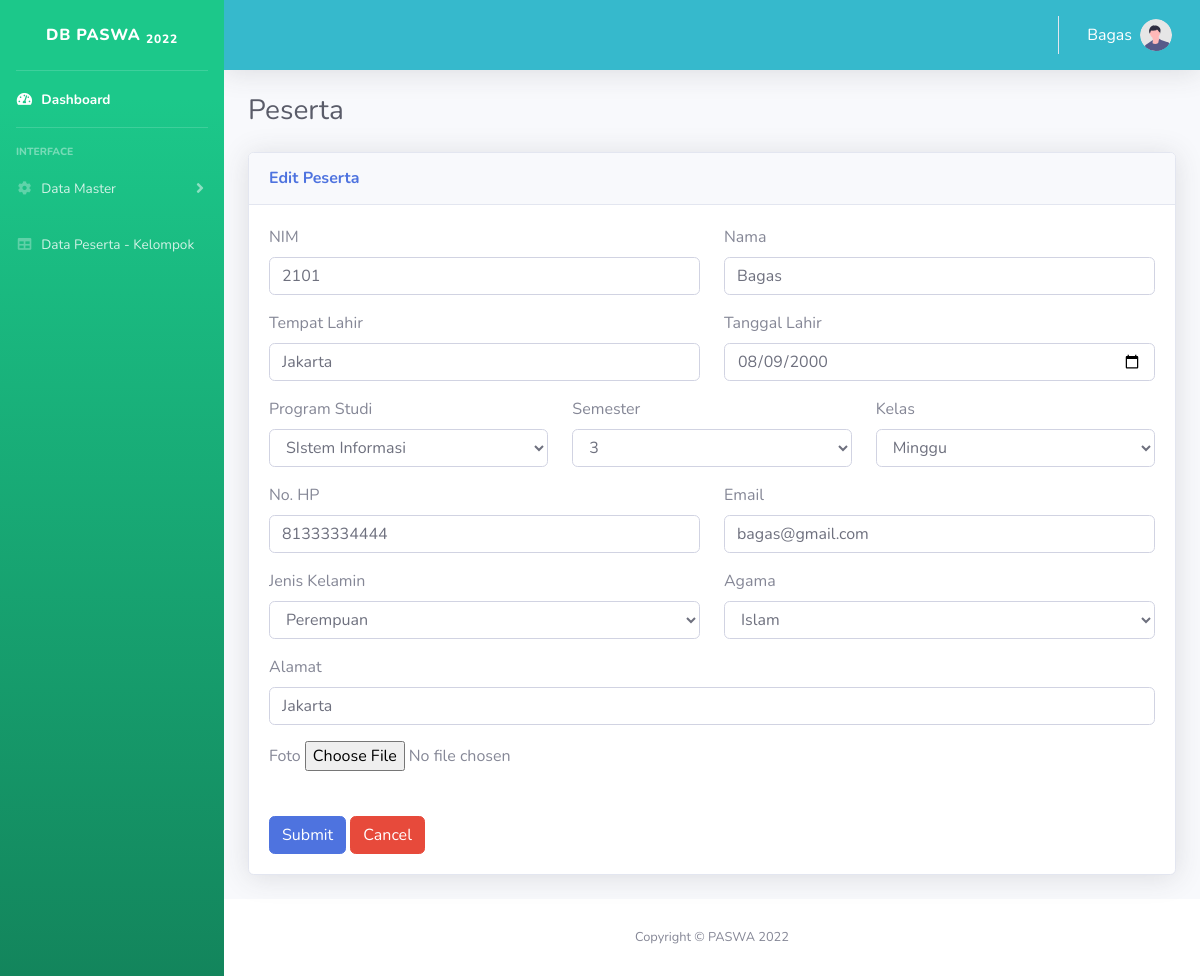
The page /peserta_edit.php?nim=2101 (signed in) on the database its author committed.
### tables this page shows
CREATE TABLE `tab_peserta` (
  `nim` int(11) NOT NULL,
  `nama` varchar(100) DEFAULT NULL,
  `prodi` varchar(20) DEFAULT NULL,
  `semester` int(11) DEFAULT NULL,
  `kelas` varchar(10) DEFAULT NULL,
  `no_hp` varchar(13) DEFAULT NULL,
  `email` varchar(100) DEFAULT NULL,
  `alamat` text DEFAULT NULL,
  `jenis_kelamin` int(11) DEFAULT NULL,
  `foto` text DEFAULT NULL,
  `agama` varchar(10) DEFAULT NULL,
  `tempat_lahir` varchar(100) DEFAULT NULL,
  `tanggal_lahir` date DEFAULT NULL
);

### peserta_edit.php (the view, shortened to what this page needs)
<?php include('header.php'); ?>
<?php include('sidemenu.php'); ?>
<div class="container-fluid">
    <h1 class="h3 mb-2 text-gray-800">Peserta</h1>
    <div class="card shadow mb-4">
        <div class="card-header py-3">
            <h6 class="m-0 font-weight-bold text-primary">Edit Peserta</h6>
        </div>
        <div class="card-body">
            <div class="table-responsive">
                <form method="POST" action="peserta_pro_edit.php">
                    <?php
                    include_once("connection.php");
                    $nim = $_GET['nim'];
                    $result_data = mysqli_query($mysqli, "SELECT * FROM tab_peserta WHERE nim= '$nim' ");
                    $res = mysqli_fetch_array($result_data);
                        $nim = $res['nim'];
                        $nama = $res['nama'];
                        $prodi = $res['prodi'];
                        $semester = $res['semester'];
                        $kelas = $res['kelas'];
                        $no_hp = $res['no_hp'];
                        $email = $res['email'];
                        $alamat = $res['alamat'];
                        $jenis_kelamin = $res['jenis_kelamin'];
                        $foto = $res['foto'];
                        $agama = $res['agama'];
                        $tempat_lahir = $res['tempat_lahir'];
                        $tanggal_lahir = $res['tanggal_lahir'];
                    ?>
                    <table>
                        <div class="form-group row">
                            <div class="col-sm-6 mb-3 mb-sm-0">
                                <label>NIM</label>
                                <input type="text" class="form-control form-control-user" placeholder="NIM" name="nim" value="<?= $nim;?>">
                            </div>
                            <div class="col-sm-6">
                                <label>Nama</label>
                                <input type="text" class="form-control form-control-user" id="exampleLastName" placeholder="Nama Lengkap" name="nama" value="<?= $nama;?>">
                            </div>
                        </div>
                        <div class="form-group row">
                            <div class="col-sm-6 mb-3 mb-sm-0">
                                <label>Tempat Lahir</label>
                                <input type="text" class="form-control form-control-user" placeholder="Tempat Lahir" name="tempat_lahir" value="<?= $tempat_lahir;?>">
                            </div>
                            <div class="col-sm-6">
                                <label>Tanggal Lahir</label>
                                <input type="date" class="form-control form-control-user" placeholder="Tanggal Lahir" name="tanggal_lahir" value="<?= $tanggal_lahir;?>">
                            </div>
                        </div>
                        <div class="form-group row">
                            <div class="col-sm-4 mb-3 mb-sm-0">
                                <label>Program Studi</label>
                                <select class="form-control form-control-user" Placeholder="Program Studi" name="prodi">
                                    <option value="SI" <?= $prodi == 'SI' ? 'selected' : '';?>>SIstem Informasi</option>
                                </select>
                            </div>
                            <div class="col-sm-4 mb-3 mb-sm-0">
                                <label>Semester</label>
                                <select class="form-control form-control-user" Placeholder="Semester" name="semester">
                                    <?php
                                    $no = 1;
                                    while ($no <= 8){
                                    ?>
                                    <option value="<?=$no.'" '. ($no == $semester ? "selected>" : '>').$no;?></option>
                                    <?php
                                    $no++;
                                    }
                                    ?>
                                </select>
                            </div>
                            <div class="col-sm-4 mb-3 mb-sm-0">
                                <label>Kelas</label>
                                <select class="form-control form-control-user" data-placeholder="Kelas" name="kelas">
                                    <option value="Minggu" <?= $kelas == 'Minggu' ? 'selected' : '';?>>Minggu</option>
                                </select>
                            </div>
                        </div>
                        <div class="form-group row">
                            <div class="col-sm-6 mb-3 mb-sm-0">
                                <label>No. HP</label>
                                <input type="text" class="form-control form-control-user" placeholder="No. HP" name="no_hp" value="<?=$no_hp;?>">
                            </div>
                            <div class="col-sm-6">
                                <label>Email</label>
                                <input type="email" class="form-control form-control-user" placeholder="Email" name="email" value="<?=$email;?>">
                            </div>
                        </div>
                        <div class="form-group row">
                            <div class="col-sm-6 mb-3 mb-sm-0">
                                <label>Jenis Kelamin</label>
                                <select class="form-control form-control-user" Placeholder="Jenis Kelamin" name="jenis_kelamin">
                                    <option value="2" <?= $jenis_kelamin == '2' ? 'selected' : '';?>>Perempuan</option>
                                </select>
                            </div>
                            <div class="col-sm-6 mb-3 mb-sm-0">
                                <label>Agama</label>
                                <select class="form-control form-control-user" data-placeholder="Agama" name="agama">
                                    <option value="Islam" <?= $agama == 'Islam' ? 'selected' : '';?>>Islam</option>
                                </select>
                            </div>
                        </div>
                        <div class="form-group">
                            <label>Alamat</label>
                            <input maxlength="50" class="form-control" type="text" placeholder="Alamat" name="alamat" value="<?=$alamat?>">
                        </div>
                        <div class="form-group">
                            <label>Foto</label>
                            <input type="file" placeholder="Foto" name="foto" value="<?=$foto;?>">
                        </div>
                    </table>
                    <br>
                    <button type="submit" class="btn btn-primary">Submit</button>
                    <a href="peserta.php" class="btn btn-danger">Cancel</a>
                </form>
            </div>
        </div>
    </div>
</div>
</div>
<?php include('footer.php'); ?>

### rows shown on the page
tab_peserta: nim "2101", nama "Bagas", tempat_lahir "Jakarta", tanggal_lahir "08/09/2000", prodi "SIstem Informasi", semester "3", kelas "Minggu", no_hp "81333334444", email "bagas@gmail.com", jenis_kelamin "Perempuan", agama "Islam", alamat "Jakarta"

### other values the page prints
$_SESSION['valid'] "Bagas"
